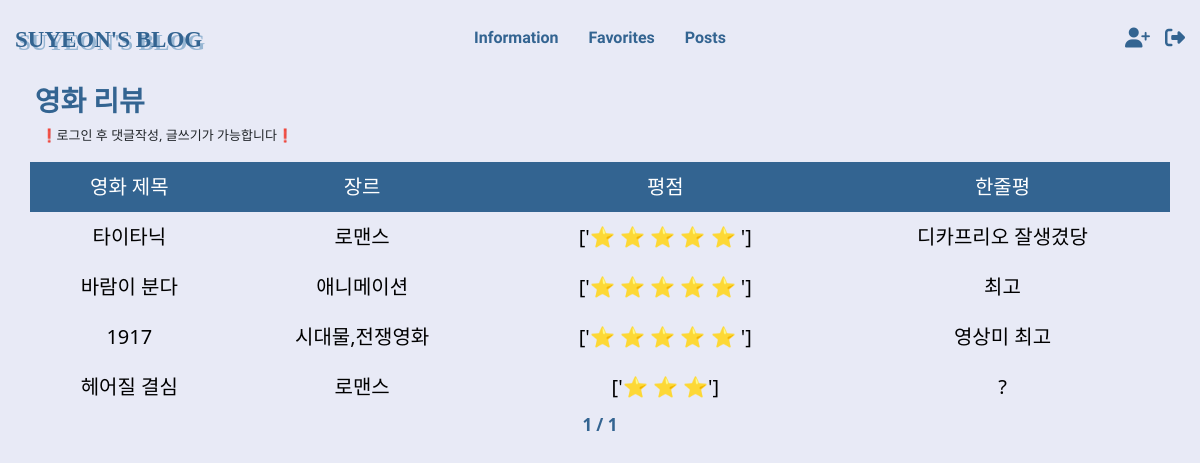
/movie/, run on an earlier commit of the app's database.
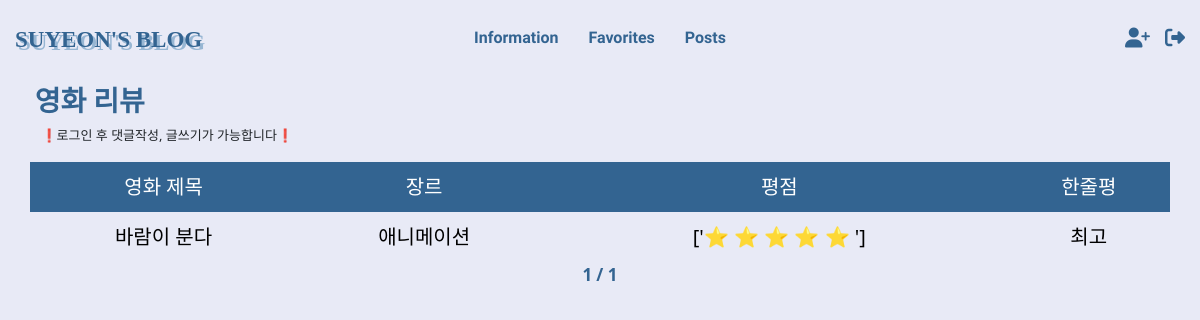
And on a later commit of the database.
### main/models.py (models this page shows, shortened)
class Post(models.Model):
    id = models.AutoField(primary_key=True)
    title = models.CharField(max_length=200,null=True)
    writer = models.ForeignKey(User,on_delete=models.CASCADE)
    genre = models.CharField(max_length=200,null=True)
    summary = models.CharField(max_length=200,null=True)
    pub_date = models.DateTimeField()
    body = models.TextField()
    image = models.ImageField(upload_to = "post/", blank=True, null=True)
    test_list = models.TextField(blank=False,null=True)
    like_user_set = models.ManyToManyField(User, blank=True, related_name='likes_user_set',through='Like')
    dislike_user_set = models.ManyToManyField(User, blank=True, related_name='dislikes_user_set',through='Dislike')

### main/views.py (the view)
# urls.py: path('movie/', movie, name="movie"),
def movie(request) :
    posts = Post.objects.filter().order_by('-pub_date')
    paginator = Paginator(posts,6)
    pagnum = request.GET.get('page')
    posts = paginator.get_page(pagnum)
    return render(request, 'main/movie.html',{'posts':posts})

### main/templates/main/movie.html (shortened to what this page needs)
{% extends 'base.html' %}
{% block content %}
<div class="main">
  <center>
    <h2><br><br></h2>
    <h3 style="text-align: left;font-family: 'Gowun Dodum', sans-serif;font-weight: bolder;color:#336491;">&nbsp;&nbsp;&nbsp;&nbsp;
    영화 리뷰</h3>
    <p style="font-size:13px;text-align:left;">&nbsp;&nbsp;&nbsp;&nbsp;&nbsp;&nbsp;&nbsp;&nbsp;&nbsp;&nbsp;&nbsp;
      ❗로그인 후 댓글작성, 글쓰기가 가능합니다❗</p>
  <table class="movie">
    <thead>
      <tr>
        <th class="title">영화 제목</th>
        <th class="genre">장르</th>
        <th class="score">평점</th>
        <th class="summary">한줄평</th>
      </tr>
    </thead>
    <tbody>
      {% for post in posts %}
      <tr>
        <td class="제목"><a href="{% url 'main:detail' post.id %}"
            style="text-decoration: none;color:black;">{{post.title}}</a></td>
        <td class="장르">{{post.genre}}</td>
        <td class="평점">{{post.test_list}}</td>
        <td class="한줄평">{{post.summary}}</td>
      </tr>
      {%endfor%}
    </tbody>
  </table>
  </center>
  <div style="text-align:center">
  <span style="font-weight:bold;font-size:17px;color:#336491;"> {{ posts.number }}</span>
  <span style="font-weight:bold;font-size:17px;color:#336491;"> / </span>
  <span style="font-weight:bold;font-size:17px;color:#336491;"> {{ posts.paginator.num_pages}}</span>
  {% endblock %}

### sns-project/templates/base.html (shortened to what this page needs)
<!DOCTYPE html>
{% load static %}
<html>
    <head>
        <link href="https://cdn.jsdelivr.net/npm/bootstrap@5.1.3/dist/css/bootstrap.min.css" rel="stylesheet">
        <link rel="stylesheet" type="text/css" href="{% static 'css/style.css' %}">
        <link href="https://unpkg.com/ionicons@4.5.10-0/dist/css/ionicons.min.css" rel="stylesheet">
        <link rel="stylesheet" href="https://cdnjs.cloudflare.com/ajax/libs/font-awesome/6.1.1/css/all.min.css"/>
    </head>
    <body>
      {% include 'shared/navbar.html' %}
        {% block content %}
        {% endblock %}
     </body>
</html>

### sns-project/templates/shared/navbar.html
<nav>
    <ul class="nav-container">
      <li class="nav-item"> <a style="font-family:'Staatliches', cursive;
        text-decoration: none; color:#336491;text-shadow: 3px 3px #97b6d3;font-weight:bolder;font-size:23px;
        position: fixed;top:23px;left:15px;"  href="{% url 'main:introduce'%}">
        SUYEON'S BLOG</h1></a></li>
      <li class="nav-item"><a style="color:#336491;" href="{% url 'main:introduce' %}#tag1">Information</a></li>
      <li class="nav-item"><a style="color:#336491;" href="{% url 'main:introduce' %}#tag2">Favorites</a></li>
      <li class="nav-item"><a style="color:#336491;" href="{% url 'main:movie' %}#tag1">Posts</a></li>
      {% if user.is_authenticated %}
      <li class="nav-item"><a style="color:#336491;" href="{% url 'users:mypage' request.user.id %}">Mypage</a></li>
      <li class="nav-item"><a style="position: fixed;top:23px;right:15px;font-size:20px;color:#336491;">{{ user.username }}님
      &nbsp;&nbsp;&nbsp;</a></li>
      <li class="nav-item">
        <a href="{% url 'account_logout' %}" style="text-decoration: none;color:#336491;font-size: 20px;
        position: fixed;top:23px;right:15px">
          <i class="fa-solid fa-right-to-bracket"></i></li>
      </a>
      {% else %}
      <li class="nav-item">
        <a href="{% url 'account_login' %}" style="text-decoration: none;font-size:20px;color:#336491;
        position: fixed;top:23px;right:15px">
          <i class="fa-solid fa-right-from-bracket"></i></a>
       <a href="{% url 'account_signup' %}" style="text-decoration: none;color:#336491;font-size:20px;
       position: fixed;top:23px;right:50px">
        <i class="fa-solid fa-user-plus"></i></a></li>
      {% endif %}
    </ul>
  </nav>

### sns-project/static/css/style.css (style rules this page uses)
.movie { border:none;border-collapse:collapse;border-color:#ccc;border-spacing:0; width: 95%; font-size: 20px; }
.movie td { border-color:#ccc;border-style:solid; border-width:0px;color:black; overflow:hidden;padding:10px 5px;word-break:normal; text-align: center; }
.movie th { background-color:#336491;border-color:#ccc;border-style:solid;border-width:0px;color:white; font-weight:normal; overflow:hidden; padding:10px 5px; word-break:normal; text-align: center; font-family: 'Gowun Dodum', sans-serif; }
.nav-container { display: flex; flex-direction: row; width: 100%; margin:0; padding:0; list-style-type: none; flex-wrap: nowrap; position: fixed; z-index: 1; top:10px; justify-content: center; }
.nav-item { padding:15px; }
.nav-item a { text-align: center; text-decoration: none; color:#336491; font-family: 'Inconsolata', monospace; font-weight:bold; }

### main/templates/main/movie.html (style rules this page uses)
body { background-color:#E8EAF6; }

What changed in the data, as far as the page shows it:
removed Post: title "타이타닉", genre "로맨스", test_list "['⭐ ⭐ ⭐ ⭐ ⭐ ']", summary "디카프리오 잘생겼당"
removed Post: title "1917", genre "시대물,전쟁영화", test_list "['⭐ ⭐ ⭐ ⭐ ⭐ ']", summary "영상미 최고"
removed Post: title "헤어질 결심", genre "로맨스", test_list "['⭐ ⭐ ⭐']", summary "?"
